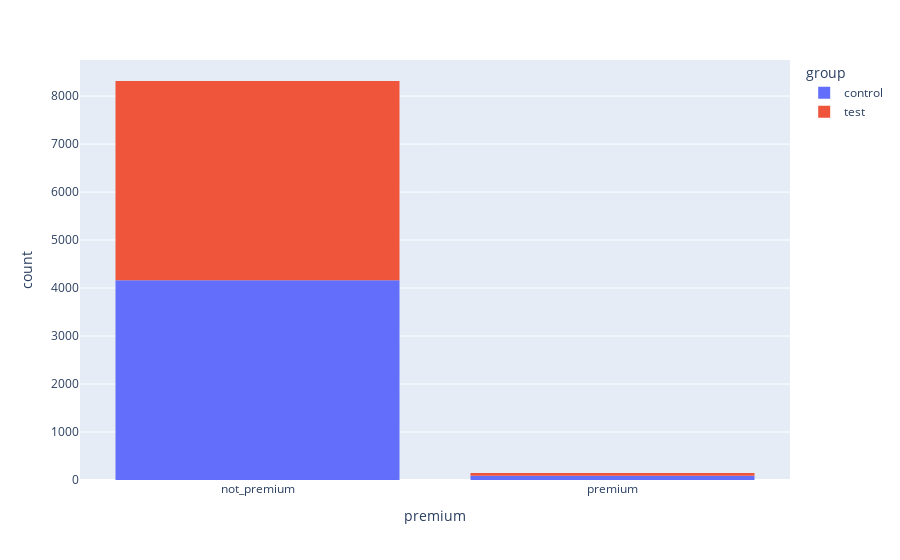

This figure's notebook cell:
### Code cell
# Построим график соотношений
fig = px.histogram(df_total[['premium', 'group']], x='premium', color='group')
fig.show()

### Figure 1 — Plotly figure (JSON) as saved in the notebook; plotly's stock layout.template omitted (floating-point values rounded to 4 significant figures; data arrays with more than 128 entries replaced by an {"elided": "..."} marker saying what was removed)
{"data": [{"bingroup": "x", "hovertemplate": "group=control<br>premium=%{x}<br>count=%{y}<extra></extra>", "legendgroup": "control", "marker": {"color": "#636efa", "pattern": {"shape": ""}}, "name": "control", "orientation": "v", "showlegend": true, "type": "histogram", "x": {"elided": "4250 str values"}, "xaxis": "x", "yaxis": "y"}, {"bingroup": "x", "hovertemplate": "group=test<br>premium=%{x}<br>count=%{y}<extra></extra>", "legendgroup": "test", "marker": {"color": "#EF553B", "pattern": {"shape": ""}}, "name": "test", "orientation": "v", "showlegend": true, "type": "histogram", "x": {"elided": "4212 str values"}, "xaxis": "x", "yaxis": "y"}], "layout": {"barmode": "relative", "legend": {"title": {"text": "group"}, "tracegroupgap": 0}, "margin": {"t": 60}, "xaxis": {"anchor": "y", "domain": [0, 1], "title": {"text": "premium"}}, "yaxis": {"anchor": "x", "domain": [0, 1], "title": {"text": "count"}}}}
